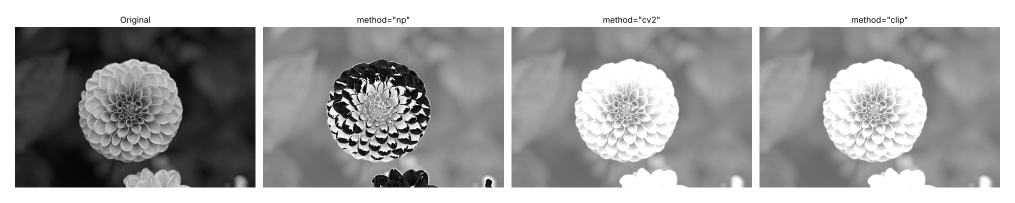
#> input picture task02/ex05.png, 2030 x 405 px, given in place of flower.png, which was not available (shown at 1/2 size)
$ python ex05.py
#> lines starting #> are read from the running program, lines starting #| are printed output that depends on the picture; after the words box and inside, x2 and y2 are one past the last pixel; in counts of white or black regions, pixels touching at a corner belong together
import cv2
import numpy as np
import matplotlib
matplotlib.use("Agg")
import matplotlib.pyplot as plt

PATH = "flower.png"
img = cv2.imread(PATH, cv2.IMREAD_GRAYSCALE)
#> img is the input picture: shape (405, 2030); min 0, max 255, mean 161
if img is None:
    raise FileNotFoundError(f"Could not read image: {PATH}")


def add_safe(img, b):
    """Add b to a uint8 image with clipping to [0, 255] (the add_safe of exercise 3)."""
    result = img.astype(np.int16) + b
    return np.clip(result, 0, 255).astype(np.uint8)


# Part 1 - brighten(img, b, method)
def brighten(img, b, method):
#> called with b = 100, method = 'np'
    if method == "np":
        return img + b                      # uint8 arithmetic: wraps around (mod 256)
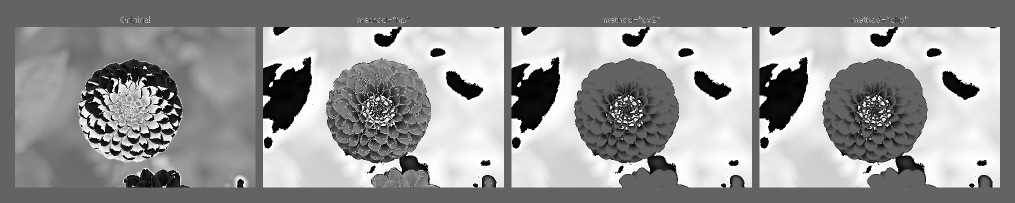
#> returned value: shape (405, 2030) (shown at 1/2 size); min 0, max 255, mean 149.2
    elif method == "cv2":
        return cv2.add(img, b)              # saturated arithmetic
    elif method == "clip":
        return add_safe(img, b)             # our own safe function
    raise ValueError(f"Unknown method: {method}")


def show(images, titles, filename, use_vmin_vmax):
    fig, axes = plt.subplots(1, len(images), figsize=(5 * len(images), 5))
    for ax, im, title in zip(axes, images, titles):
        if use_vmin_vmax:
            ax.imshow(im, cmap="gray", vmin=0, vmax=255)
        else:
            ax.imshow(im, cmap="gray")
        ax.set_title(title)
        ax.axis("off")
    plt.tight_layout()
    plt.savefig(filename, dpi=100, bbox_inches="tight", pad_inches=0.3)
    plt.close()


# Part 2 - b = 100 with the three methods, four images side by side
b = 100
# NumPy 2: img + 100 with a Python int keeps uint8 and wraps around silently
results = {m: brighten(img, b, m) for m in ("np", "cv2", "clip")}
#> call 2 of brighten, with b = 100, method = 'cv2'
#> in brighten (call 2), `return cv2.add(img, b)`:
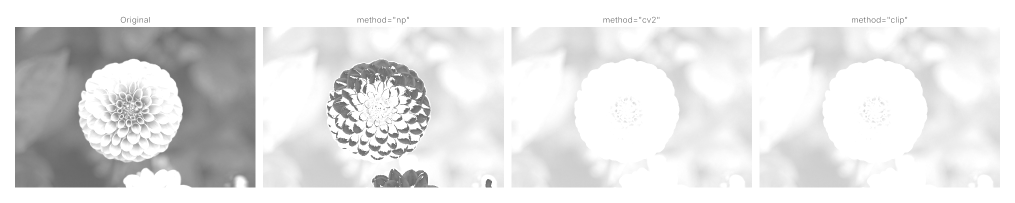
#> returned value: shape (405, 2030) (shown at 1/2 size); min 100, max 255, mean 226.9
#> results = 3 items
images = [img, results["np"], results["cv2"], results["clip"]]
titles = ["Original", 'method="np"', 'method="cv2"', 'method="clip"']
show(images, titles, "ex05.png", use_vmin_vmax=True)
#> the loop in show, `for ax, im, title in zip(axes, images, titles):` made 4 passes
#> title on passes 1 to 4: 'Original', 'method="np"', 'method="cv2"', 'method="clip"'
#> in show, `plt.savefig(filename, dpi=100, bbox_inches="tight", pad_inches=0.3)`:
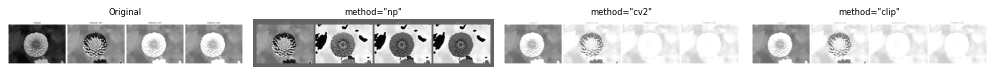
#> figure drawn by matplotlib, 4 panels

# Part 3 - why are there dark areas in the "np" result?
bright_mask = img > 155            # pixels that overflow when adding 100
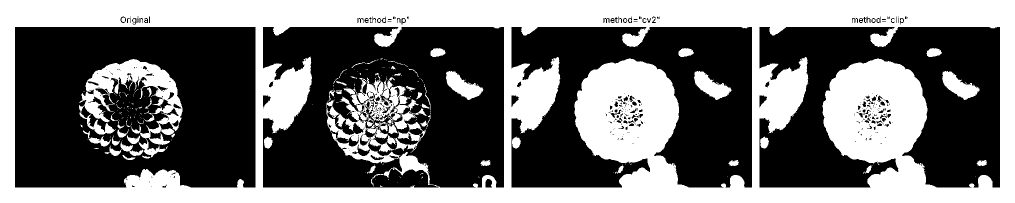
#> bright_mask: shape (405, 2030) bool (shown at 1/2 size); 43.7% white; 239 white regions (179 under 20 px), largest, box (x1, y1, x2, y2) and area: (0, 0, 2030, 405) 331180, (158, 118, 365, 290) 12380, (1388, 142, 1463, 200) 2135
print("pixels with value > 155:", int(bright_mask.sum()))
#| pixels with value > 155: 359061
print("original values at those pixels (sample):", img[bright_mask][:5])
#| original values at those pixels (sample): [255 255 255 255 255]
print("'np' values at the same pixels (sample):  ", results["np"][bright_mask][:5])
#| 'np' values at the same pixels (sample):   [99 99 99 99 99]
print("'cv2' values at the same pixels (sample): ", results["cv2"][bright_mask][:5])
#| 'cv2' values at the same pixels (sample):  [255 255 255 255 255]
print("max of np result:", results["np"].max(), "| max of cv2 result:", results["cv2"].max())
#| max of np result: 255 | max of cv2 result: 255

# Part 4 - b = -100 with every method
b = -100
print("\n--- b = -100 ---")
try:
    r_np = brighten(img, b, "np")
    print("np: dtype", r_np.dtype, "min", r_np.min(), "max", r_np.max())
#| np: dtype int16 min -100 max 155
except Exception as e:
    r_np = None
    print("np raised:", type(e).__name__, e)

# cv2.add with a negative scalar: the scalar is saturated into the uint8 range
r_cv2 = brighten(img, b, "cv2")
#> in brighten (call 5), `return cv2.add(img, b)`:
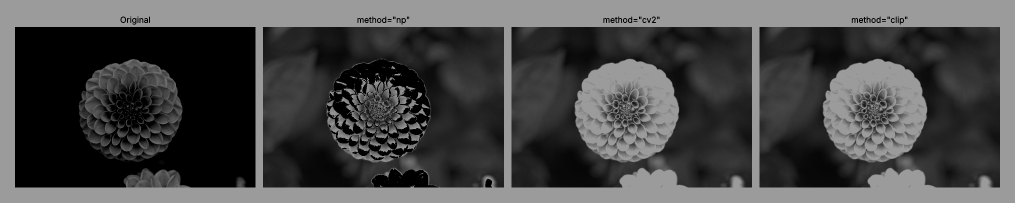
#> returned value: shape (405, 2030) (shown at 1/2 size); min 0, max 155, mean 71.6
print("cv2.add(img, -100): min", r_cv2.min(), "max", r_cv2.max(),
      "| identical to original?", np.array_equal(r_cv2, img))
#| cv2.add(img, -100): min 0 max 155 | identical to original? False

r_clip = brighten(img, b, "clip")
print("clip: min", r_clip.min(), "max", r_clip.max())
#| clip: min 0 max 155

# cv2.subtract is the right tool for darkening: saturates at 0
r_sub = cv2.subtract(img, 100)
print("cv2.subtract(img, 100): min", r_sub.min(), "max", r_sub.max(),
      "| equals clip result?", np.array_equal(r_sub, r_clip))
#| cv2.subtract(img, 100): min 0 max 155 | equals clip result? True

# Part 5 - the same figure without vmin / vmax
show(images, titles, "ex05_no_vmin.png", use_vmin_vmax=False)
#> the loop in show (call 2), `for ax, im, title in zip(axes, images, titles):` made 4 passes

# extra figure for the b = -100 discussion (not required)
imgs_neg = [img,
            r_np if r_np is not None else img,
            r_cv2, r_clip]
show(imgs_neg, ["Original", 'np, b=-100', 'cv2.add, b=-100', 'clip, b=-100'],
     "ex05_negative.png", use_vmin_vmax=True)
